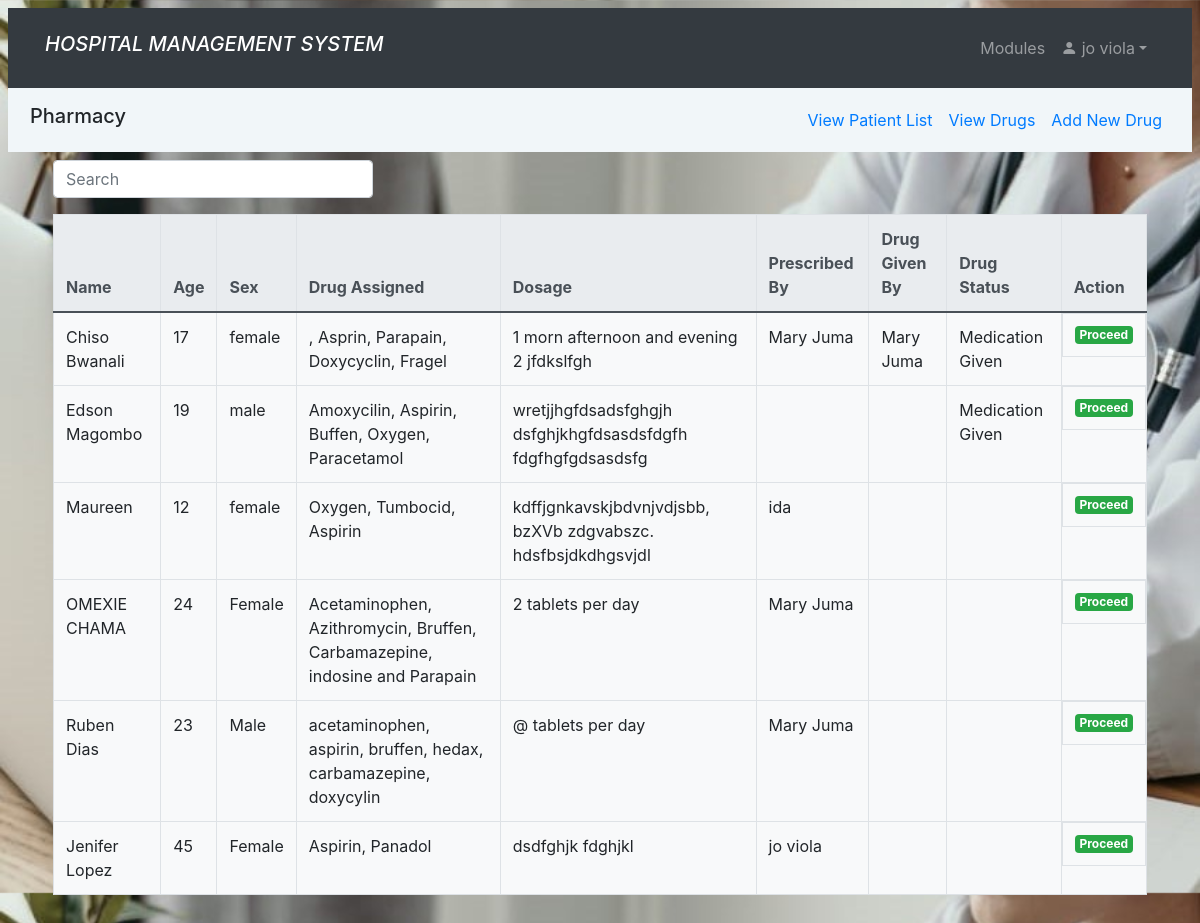
/pharmacy.php (signed in), run on an earlier commit of the app's database.
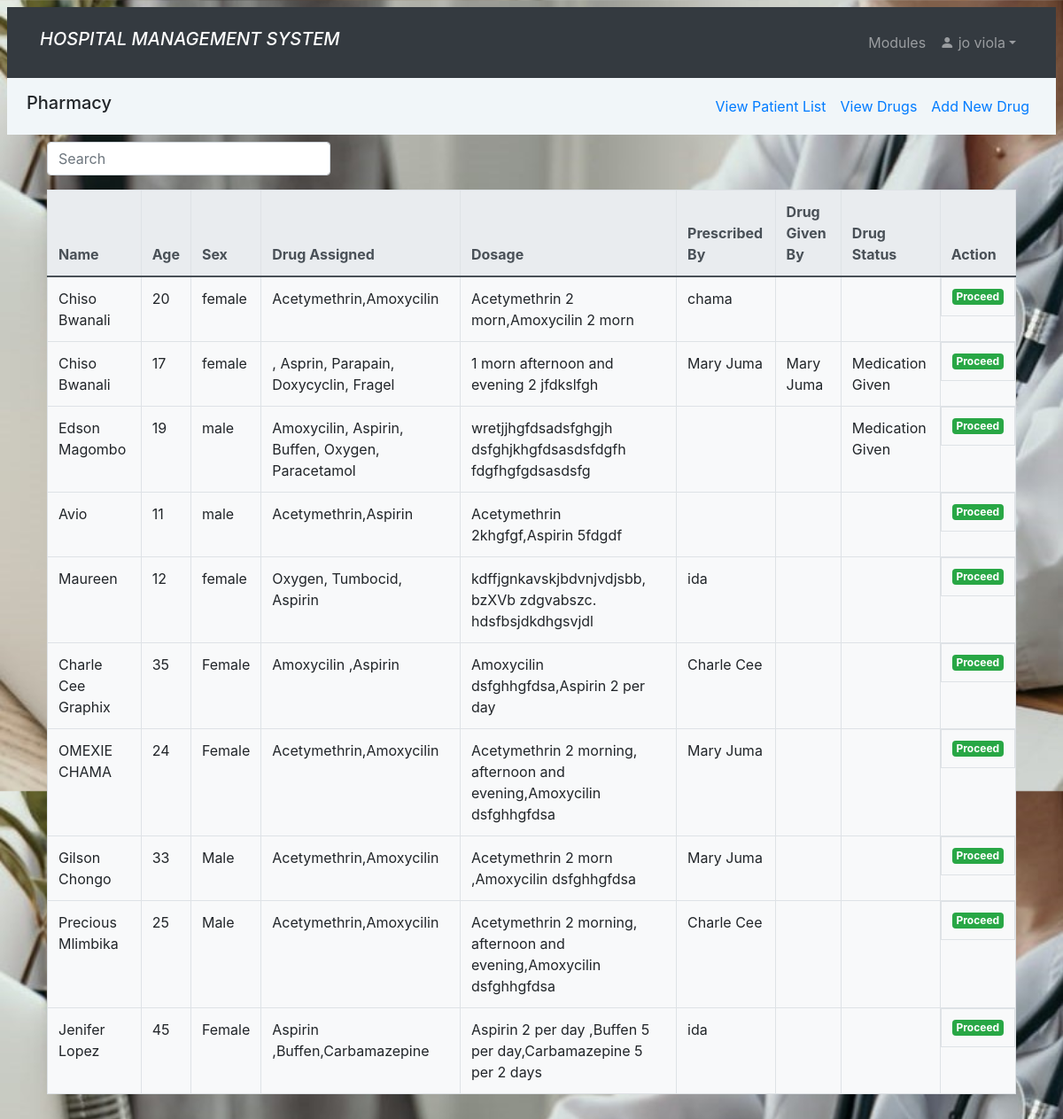
And on a later commit of the database.
### tables this page shows
CREATE TABLE `patient` (
  `id` int(11) NOT NULL,
  `name` varchar(100) NOT NULL,
  `date` date NOT NULL,
  `gender` varchar(10) NOT NULL,
  `age` int(2) NOT NULL,
  `phoneNumber` int(10) NOT NULL,
  `district` varchar(100) NOT NULL,
  `village` varchar(100) NOT NULL,
  `residential` varchar(100) NOT NULL,
  `others` text DEFAULT NULL,
  `symptoms` text DEFAULT NULL,
  `measurement` text DEFAULT NULL,
  `examination` text DEFAULT NULL,
  `disease` text DEFAULT NULL,
  `bio_history` text DEFAULT NULL,
  `drug` text NOT NULL,
  `dosage` text NOT NULL,
  `drug_given_by` text NOT NULL,
  `discharge_status` text DEFAULT NULL,
  `drug_status` text NOT NULL,
  `prescribed_by` text DEFAULT NULL,
  `prescribed_on` text DEFAULT NULL,
  `total_bills` int(15) DEFAULT NULL,
  `status` text NOT NULL DEFAULT 'not paid',
  `tests` text DEFAULT NULL,
  `ward_bed` text DEFAULT NULL,
  `discharge_date` date DEFAULT NULL,
  `lab_results` text DEFAULT NULL,
  `lab_price` int(30) DEFAULT NULL,
  `rad_price` int(30) DEFAULT NULL
);

### pharmacy.php (the view, shortened to what this page needs)
<?php
if (isset($_SESSION['id']) && isset($_SESSION['uname'])) {
    include "unavbar.php";
    include "comfig.php";
?>
<!DOCTYPE html>
<html>
<head>
    <link rel="stylesheet" href="https://maxcdn.bootstrapcdn.com/bootstrap/4.5.2/css/bootstrap.min.css">
</head>
<body class="p-2">
    <nav class="navbar navbar-expand" style="background-color:#F1F6F9;">
        <div class="container">
            <h3 class="navbar-brand">Pharmacy</h3>
            <div class="collapse navbar-collapse" id="navmenu">
                <ul class="navbar-nav ms-auto">
                <li class="nav-item dropdown">
                        <a href="#view" class="nav-link p-2 active" data-toggle="tab" id="viewPatientBtn">View Patient List</a>
                    </li>
                    <li class="nav-item dropdown">
                        <a href="drug_list.php" class ="nav-link p-2" >View Drugs</a>
                    </li>
                    <li class="nav-item dropdown">
                        <a href="add_drug.php" class="nav-link p-2">Add New Drug</a>
                    </li>
                </ul>
            </div>
        </div>
    </nav>
    <div class="container">
        <div class="tab-content">
        <div class="tab-pane fade show active" id="view">
        <div class="container p-2">
                    <input class="form-control me-1" id="myInput" style="width:100%; max-width:20rem" type="text" placeholder="Search" aria-label="Search">
        </div>
        <div class="p-2">
        <div class="row">
		<div class="col-md-12">
        <table class="table table-bordered bg-light" id='myInput'>
            <thead class="thead-light">
                <tr>
                    <th>Name</th>
                    <th>Age</th>
                    <th>Sex</th>
                    <th>Drug Assigned</th>
                    <th>Dosage</th>
                    <th>Prescribed By</th>
                    <th>Drug Given By</th>
                    <th>Drug Status</th>
                    <th>Action</th>
                </tr>
            </thead>
            <tbody>
                <?php
                $sql = "SELECT * FROM patient WHERE drug != '' AND dosage != '' ORDER BY id ASC";
                $result = $mysqli->query($sql);
                if ($result->num_rows > 0) {
                    while ($row = $result->fetch_assoc()) {
                        ?>
                        <tr>
                            <td><?php echo $row["name"]; ?></td>
                            <td><?php echo $row["age"]; ?></td>
                            <td><?php echo $row["gender"]; ?></td>
                            <td><?php echo $row["drug"]; ?></td>
                            <td><?php echo $row["dosage"]; ?></td>
                            <td><?php echo $row["prescribed_by"]; ?></td>
                            <td><?php echo $row["drug_given_by"]; ?></td>
                            <td><?php echo $row["drug_status"]; ?></td>
                            <td class='btn-group btn-group-justified'>
                                <a href='drug_given.php?add_medication=<?php echo $row["id"]; ?>' class='badge bg-success'>Proceed</a>
                            </td>
                        </tr>
                        <?php
                    }
                } else {
                    echo "<tr><td colspan='12' class='text-center'>No patients found</td></tr>";
                }
                ?>
            </tbody>
        </table>
        </div>
        </div>
        </div>
    </div>
</div>
            </div>
</body>
</html>
<?php
    } else {
        header("Location: home.php");
        exit();
    }
?>

What changed in the data, as far as the page shows it:
no longer on this page (row edited): patient: name "Ruben Dias", age "23", gender "Male", drug "acetaminophen, aspirin, bruffen, hedax, carbamazepine, doxycylin", dosage "@ tablets per day", prescribed_by "Mary Juma"
now on this page (row edited): patient: name "Chiso Bwanali", age "20", gender "female", drug "Acetymethrin,Amoxycilin", dosage "Acetymethrin 2 morn,Amoxycilin 2 morn", prescribed_by "chama"
now on this page (row edited): patient: name "Avio", age "11", gender "male", drug "Acetymethrin,Aspirin", dosage "Acetymethrin 2khgfgf,Aspirin 5fdgdf"
now on this page (row edited): patient: name "Charle Cee Graphix", age "35", gender "Female", drug "Amoxycilin ,Aspirin", dosage "Amoxycilin dsfghhgfdsa,Aspirin 2 per day", prescribed_by "Charle Cee"
changed patient "OMEXIE CHAMA": drug "Acetaminophen, Azithromycin, Bruffen, Carbamazepine, indosine and Parapain" → "Acetymethrin,Amoxycilin"; dosage "2 tablets per day" → "Acetymethrin 2 morning, afternoon and evening,Amoxycilin dsfghhgfdsa"
now on this page (row edited): patient: name "Gilson Chongo", age "33", gender "Male", drug "Acetymethrin,Amoxycilin", dosage "Acetymethrin 2 morn ,Amoxycilin dsfghhgfdsa", prescribed_by "Mary Juma"
now on this page (row edited): patient: name "Precious Mlimbika", age "25", gender "Male", drug "Acetymethrin,Amoxycilin", dosage "Acetymethrin 2 morning, afternoon and evening,Amoxycilin dsfghhgfdsa", prescribed_by "Charle Cee"
changed patient "Jenifer Lopez": drug "Aspirin, Panadol" → "Aspirin ,Buffen,Carbamazepine"; dosage "dsdfghjk fdghjkl" → "Aspirin 2 per day ,Buffen 5 per day,Carbamazepine 5 per 2 days"; prescribed_by "jo viola" → "ida"
